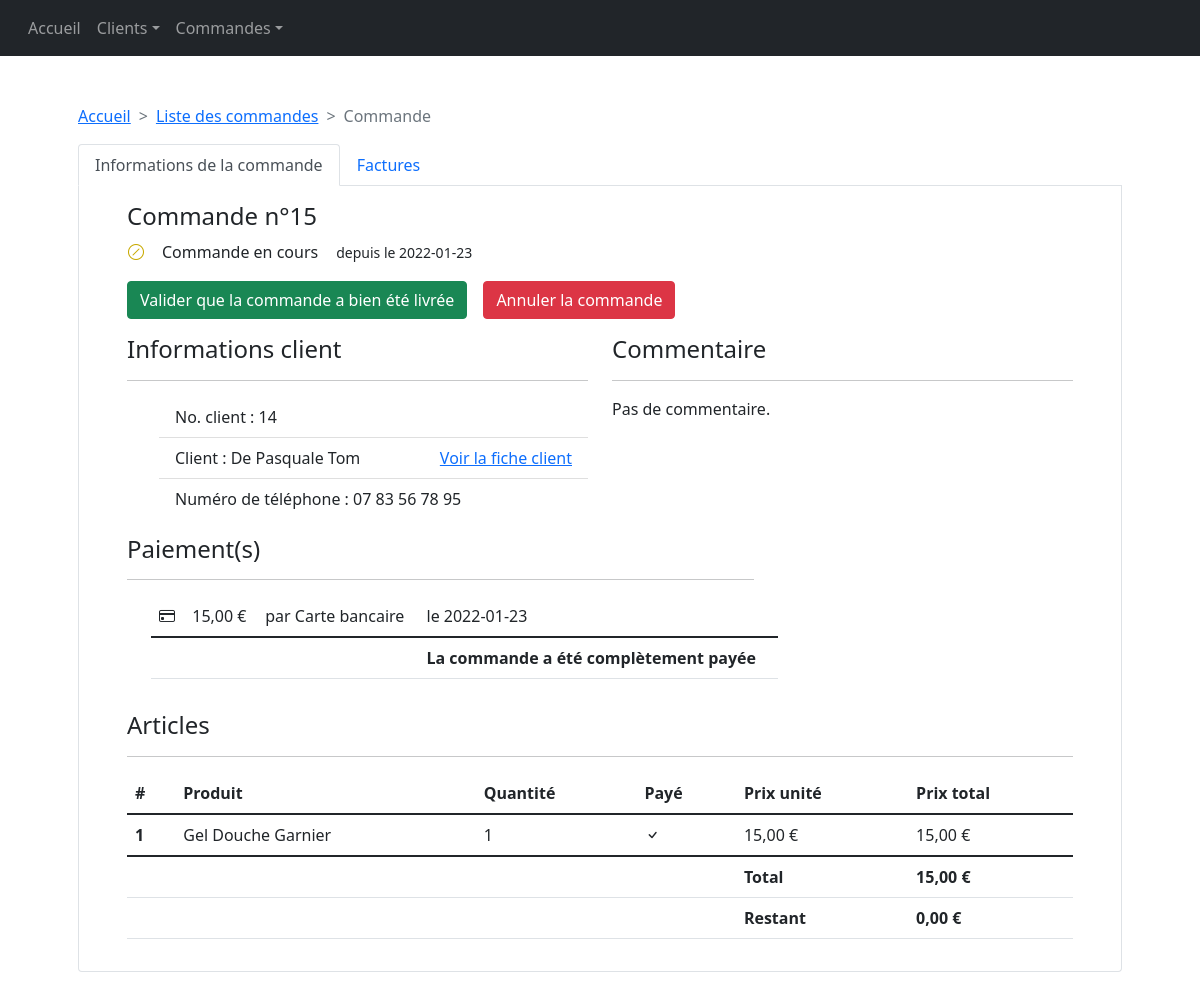
The page /pages/commande.php?id_commande=15 on the database its author committed.
### tables this page shows
CREATE TABLE IF NOT EXISTS `commande` (
  `id_commande` int(11) NOT NULL AUTO_INCREMENT,
  `id_status_commande` int(11) DEFAULT NULL,
  `id_client` int(11) DEFAULT NULL,
  `date_passage` date DEFAULT NULL,
  `date_validation` date DEFAULT NULL,
  `date_cloture` date DEFAULT NULL,
  PRIMARY KEY (`id_commande`),
  KEY `id_status_commande` (`id_status_commande`),
  KEY `id_client` (`id_client`)
);

CREATE TABLE IF NOT EXISTS `client` (
  `id_client` int(11) NOT NULL AUTO_INCREMENT,
  `id_grade` int(11) DEFAULT NULL,
  `nom` varchar(20) DEFAULT NULL,
  `prenom` varchar(20) DEFAULT NULL,
  `remise_future` int(11) DEFAULT NULL,
  `adherent` tinyint(1) DEFAULT NULL,
  PRIMARY KEY (`id_client`),
  KEY `id_grade` (`id_grade`)
);

CREATE TABLE IF NOT EXISTS `numerotelephone` (
  `id_numero_telephone` int(11) NOT NULL AUTO_INCREMENT,
  `id_client` int(11) DEFAULT NULL,
  `numero` varchar(20) DEFAULT NULL,
  PRIMARY KEY (`id_numero_telephone`),
  KEY `id_client` (`id_client`)
);

CREATE TABLE IF NOT EXISTS `paiement` (
  `id_paiement` int(11) NOT NULL AUTO_INCREMENT,
  `id_commande` int(11) DEFAULT NULL,
  `id_facture` int(11) DEFAULT NULL,
  `id_type_paiement` int(20) NOT NULL,
  `montant` int(11) DEFAULT NULL,
  `date_paiement` date DEFAULT NULL,
  PRIMARY KEY (`id_paiement`),
  KEY `id_commande` (`id_commande`),
  KEY `id_type_paiement` (`id_type_paiement`)
);

CREATE TABLE IF NOT EXISTS `typepaiement` (
  `id_type_paiement` int(11) NOT NULL AUTO_INCREMENT,
  `type_paiement` varchar(30) DEFAULT NULL,
  PRIMARY KEY (`id_type_paiement`)
);

CREATE TABLE IF NOT EXISTS `article` (
  `id_article` int(11) NOT NULL AUTO_INCREMENT,
  `id_status_article` int(11) DEFAULT NULL,
  `intitule` varchar(30) NOT NULL,
  `prix_unitaire` int(11) DEFAULT NULL,
  `promotion` int(11) DEFAULT NULL,
  `valeur_points` int(11) DEFAULT NULL,
  PRIMARY KEY (`id_article`),
  KEY `id_status_article` (`id_status_article`)
);

CREATE TABLE IF NOT EXISTS `itemcommande` (
  `id_item_commande` int(11) NOT NULL AUTO_INCREMENT,
  `id_commande` int(11) DEFAULT NULL,
  `id_status_item_commande` int(11) DEFAULT NULL,
  `id_article` int(11) DEFAULT NULL,
  `quantite` int(11) DEFAULT NULL,
  `prix_vendu` int(11) DEFAULT NULL,
  `id_facture` int(1) DEFAULT NULL,
  PRIMARY KEY (`id_item_commande`),
  KEY `id_commande` (`id_commande`),
  KEY `id_status_item_commande` (`id_status_item_commande`),
  KEY `id_article` (`id_article`)
);

### lib/Client.php (called while the page is built, shortened)
<?php
function creerClient($id_client) {
    $query = "SELECT
       nom,
       prenom,
       intitule_grade,
       facebook,
       instagram,
       email,
       remise_future,
       adherent
        FROM client NATURAL JOIN contact NATURAL JOIN numerotelephone NATURAL JOIN grade WHERE id_client = " . $id_client;
    $db = creerConnexion();
    $requeteClient = $db->query($query);
    if($requeteClient) {
        while($client = mysqli_fetch_array($requeteClient)){
            $clientObj = new Client(
                $id_client,
                $client["nom"],
                $client["prenom"],
                $client["intitule_grade"],
                $client["facebook"],
                $client["instagram"],
                $client["email"],
                $client["remise_future"],
                $client["adherent"]);
            $clientObj->recupererAdresses($db);
            $clientObj->recupererNumeros($db);
            return $clientObj;
        }
    } else {
        echo '<p class="text-danger">' . $db->error . '</p>';
    }
}
class NumeroTelephone
{
    public function __construct($id, $numero) {
        $this->numero = $numero;
    }
}
class Client
{
    public $nom;
    public $prenom;
    public $id;
    public function __construct($id, $nom, $prenom, $grade, $facebook, $instagram, $email, $remise_future, $adherant)
    {
        $this->id = $id;
        $this->nom = $nom;
        $this->prenom = $prenom;
        $db = creerConnexion();
        $req = "SELECT SUM(montant) AS total FROM paiement NATURAL JOIN commande WHERE id_client = " . $id . " GROUP BY id_client";
        $response = $db->query($req);
        if(!$response) {
            echo '<p>Erreur : ' . $db->error . '</p>';
        } else {
            while($paiement = $response->fetch_assoc()) {
                $this->total_depense = $paiement["total"];
            }
        }
    }
    public function recupererNumeros($db) {
        $reqTelephone = "SELECT id_numero_telephone, numero FROM numerotelephone WHERE id_client = " . $this->id;
        if($reponseTelephones = $db->query($reqTelephone)) {
            while ($numero = $reponseTelephones->fetch_assoc()) {
                $numeroObj = new NumeroTelephone($numero["id_numero_telephone"], $numero["numero"]);
            }
        } else {
            echo '<p class="text-danger">Erreur : '. $db->error .'</p>';
        }
    }
    public function recupererAdresses($db) {
        $reqAdresse = "SELECT id_adresse, numero, rue, ville, code_postal FROM adresse WHERE id_client = " . $this->id;
        if($reponseAdresses = $db->query($reqAdresse)) {
            while ($adresse = $reponseAdresses->fetch_assoc()) {
                $adresseObj = new Adresse($adresse["id_adresse"], $adresse["numero"], $adresse["rue"], $adresse["code_postal"], $adresse["ville"]);
            }
        } else {
            echo '<p class="text-danger">Erreur : '. $db->error .'</p>';
        }
    }
        ?>
        <?php
    public function getNomPrenom() {
        return $this->nom . " " . $this->prenom;
    }
}

### lib/Utils.php (called while the page is built)
<?php
function formaterPrix($amount) {
    $fmt = new NumberFormatter("fr_FR", NumberFormatter::CURRENCY);
    return $fmt->formatCurrency($amount, "EUR");
}

### pages/includes/commande/informations.php (shortened to what this page needs)
<div class="row">
    <div class="col">
        <table class="mb-3">
            <h4>Commande <span>n°<?php echo $commande->getId(); ?></span></h4>
            <tr>
                <td><?php $commande->afficherIconeStatut(); ?></td>
                <td><?php $commande->afficherNomStatut(); ?></td>
                <td><?php $commande->afficherDerniereDate(); ?></td>
            </tr>
        </table>
        <?php
        switch($commande->recupererStatus()) {
            case StatutCommande::en_cours:
                echo "<a href='../lib/changer_statut_commande.php?id_commande=". $commande->getId() ."&statut_actuel=". $commande->recupererStatus() ."' class='btn btn-success me-3'>Valider que la commande a bien été livrée</a>";
                echo '<a href="../lib/annuler_commande.php?id_commande='. $commande->getId() .'" class="btn btn-danger me-3">Annuler la commande</a>';
                break;
        }
        ?>
    </div>
</div>
<div class="row mt-3">
    <div class="col"><?php $commande->afficherInfosClient(); ?></div>
    <div class="col">
        <h4>Commentaire</h4>
        <hr>
        <p>
            <?php echo (empty($commande->commentaire)) ? "Pas de commentaire" : $commande->commentaire; ?>
        </p>
    </div>
</div>
<div class="row">
    <div class="col-auto">
        <h4>Paiement(s)</h4>
        <hr>
        <table class="table ms-4">
            <tbody>
            <?php
            $req = "SELECT id_type_paiement, type_paiement, montant, date_paiement FROM paiement NATURAL JOIN typepaiement WHERE id_commande = " . $commande->id;
            $result = $db->query($req);
            $total_paye = 0;
            while($paiement = $result->fetch_assoc()) {
                $total_paye += $paiement["montant"];
                echo '<tr>';
                echo '<td>';
                switch ($paiement["id_type_paiement"]) {
                    case 3:
                        echo '<i class="bi bi-credit-card"></i>';
                        break;
                }
                echo '</td>';
                echo '<td>'. formaterPrix($paiement["montant"]) .'</td>';
                echo '<td>par ' . $paiement["type_paiement"] . '</td>';
                echo '<td>le ' . $paiement["date_paiement"] . '</td>';
                echo '</tr>';
            }
            ?>
            </tbody>
            <tfoot>
            <tr>
                <td></td>
                <td></td>
                <td></td>
                <td class="fw-bold">
                    <?php
                    if($total_paye == 0) {
                        echo 'Il n\'y a pas encore eu de paiement, il reste <span class="fw-bold">' . formaterPrix($commande->calculerPrixTotal()) . ' a payer (HT)</span>';
                    } else {
                        if($commande->payee) {
                            echo 'La commande a été complètement payée';
                        } else {
                            echo 'Il reste ' . formaterPrix($commande->calculerPrixRestant()) . ' HT a payer.';
                        }
                    }
                    ?>
                </td>
            </tr>
            </tfoot>
        </table>
    </div>
</div>
<div class="row mt-3">
    <div class="col"><?php $commande->afficherArticles(); ?></div>
</div>

### lib/Commande.php (shortened to what this page needs)
<?php
require_once "Client.php";
require_once "ArticleCommande.php";
require_once "Utils.php";
function creerCommande($id_commande) {
    $db = creerConnexion();
    $request = $db->query("SELECT id_client, id_status_commande FROM commande WHERE id_commande = " . $id_commande);
    while($ligne = mysqli_fetch_array($request)) {
        $commande = new Commande($id_commande, creerClient($ligne['id_client']));
        switch ($ligne["id_status_commande"]) {
            case 1:
                $commande->changerStatut(StatutCommande::en_cours);
                break;
        }
        $commande->ajouterCommentaire("Pas de commentaire.");
        $commande_paye = true;
        $request2 = $db->query("SELECT * FROM itemcommande WHERE id_commande=" . $id_commande);
        while ($ligne2 = mysqli_fetch_array($request2)) {
            $article = mysqli_fetch_array($db->query("SELECT * FROM article WHERE id_article=" . $ligne2['id_article']));
            if($ligne2["id_facture"]) {
                $paye = true;
            } else {
                $paye = false;
                $commande_paye = false;
            }
            $commande->payee = $commande_paye;
            $commande->ajouterArticle(new ArticleCommande($article['id_article'], $article['intitule'], $ligne2['quantite'], $article['prix_unitaire'], $paye));
        }
        $ligne3 = mysqli_fetch_array( $db->query("SELECT date_passage FROM commande WHERE id_commande=" . $id_commande));
        $commande->ajouterDerniereDate($ligne3['date_passage']);
        $request = $db->query("SELECT montant FROM paiement WHERE id_commande = " . $id_commande);
        $montant_paye = 0;
        while($paiement = $request->fetch_assoc()) {
            $montant_paye += $paiement["montant"];
        }
        return $commande;
    }
}
class Commande
{
    public $id;
    private $derniereDate;
    private $statut;
    public $articles = [];
    public $client;
    public function __construct($id, $client)
    {
        $this->id = $id;
        $this->client = $client;
    }
    public function calculerPrixTotal()
    {
        $total = 0;
        foreach($this->articles as $i => $article) {
            $total += $article->recupererTotal();
        }
        return $total;
    }
        ?>
        <?php
    public function afficherIconeStatut()
    {
        switch ($this->statut) {
            case StatutCommande::en_cours:
                echo '<i class="bi bi-slash-circle me-3" style="color: '. StatutCommande::couleur_en_cours .'"></i>';
                break;
        }
    }
    public function afficherNomStatut()
    {
        switch ($this->statut) {
            case StatutCommande::en_cours:
                echo '<span>Commande en cours</span>';
                break;
        }
    }
    public function afficherDerniereDate()
    {
        switch ($this->statut) {
            case StatutCommande::en_cours:
            case StatutCommande::attente_validation:
                echo '<small class="ms-3"> depuis le '. $this->derniereDate .'</small>';
                break;
        }
    }
    public function afficherArticles()
    {
        ?>
        <h4>Articles</h4>
        <hr>
        <table class="table">
            <thead>
                <tr>
                    <th scope="col">#</th>
                    <th scope="col">Produit</th>
                    <th scope="col">Quantité</th>
                    <th scope="col">Payé</th>
                    <th scope="col">Prix unité</th>
                    <th scope="col">Prix total</th>
                </tr>
            </thead>
            <tbody>
            <?php
            foreach ($this->articles as $i => $article) {
                $article->afficherLigneCommande($i + 1);
            }
            ?>
            </tbody>
            <tfoot>
                <tr>
                    <td></td>
                    <td></td>
                    <td></td>
                    <td></td>
                    <td class="fw-bold">Total</td>
                    <td class="fw-bold"><?php echo formaterPrix($this->calculerPrixTotal()); ?></td>
                </tr>
                <tr>
                    <td></td>
                    <td></td>
                    <td></td>
                    <td></td>
                    <td class="fw-bold">Restant</td>
                    <td class="fw-bold"><?php echo formaterPrix($this->calculerPrixRestant()); ?></td>
                </tr>
            </tfoot>
        </table>
        <?php
    }
    public function afficherInfosClient()
    {
        ?>
        <h4>Informations client</h4>
        <hr>
        <ul class="list-group-flush">
            <li class="list-group-item">No. client : <?php echo $this->client->id; ?></li>
            <li class="list-group-item">Client : <?php echo $this->client->getNomPrenom(); ?><a class="float-end" href="fiche_client.php?id_client=<?php echo $this->client->id ?>">Voir la fiche client</a></span> </li>
            <li class="list-group-item">Numéro de téléphone : <?php echo $this->client->numerosTel[0]->numero; ?></li>
        </ul>
        <?php
    }
        ?>
        <?php
    public function changerStatut($statut)
    {
        $this->statut = $statut;
    }
    public function ajouterArticle($article) {
        $this->articles[] = $article;
    }
    public function ajouterCommentaire($commentaire) {
        $this->commentaire = $commentaire;
    }
    public function ajouterDerniereDate($derniereDate) {
        $this->derniereDate= $derniereDate;
    }
    public function getId()
    {
        return $this->id;
    }
    public function recupererStatus()
    {
        return $this->statut;
    }
    public function calculerPrixRestant()
    {
        $total = 0;
        return $total;
    }
}

### lib/ArticleCommande.php (shortened to what this page needs)
<?php
require_once 'Utils.php';
class ArticleCommande
{
    public $intitule = "";
    public $quantite;
    public $prix_unite;
    public $paye = false;
    public function __construct($id, $intitule, $quantite, $prix_unite, $paye)
    {
        $this->intitule = $intitule;
        $this->quantite = $quantite;
        $this->prix_unite = $prix_unite;
        $this->paye = $paye;
    }
    public function afficherLigneCommande($i) {
        ?>
        <tr>
            <th scope="row"><?php echo $i; ?></th>
            <td><?php echo $this->intitule; ?></td>
            <td><?php echo $this->quantite; ?></td>
            <td><?php echo ($this->paye) ? '<i class="bi bi-check"></i>' : '<i class="bi bi-x"></i>' ?></td>
            <td><?php echo formaterPrix($this->prix_unite); ?></td>
            <td><?php echo formaterPrix($this->recupererTotal()); ?></td>
        </tr>
        <?php
    }
        ?>
        <?php
    public function recupererTotal() {
        return $this->prix_unite * $this->quantite;
    }
}

### rows shown on the page
commande: date_passage "2022-01-23", id_client "14"
client: $this->client->getNomPrenom() "De Pasquale Tom"
numerotelephone: numero "07 83 56 78 95"
paiement: montant "15,00 €", id_type_paiement.type_paiement "Carte bancaire", date_paiement "2022-01-23"
article: i "1", intitule "Gel Douche Garnier", prix_unitaire "15,00 €", prix_unitaire.quantite "15,00 €"
itemcommande: quantite "1"

### other values the page prints
$commande->getId() "15"
$commande->commentaire "Pas de commentaire."
formaterPrix($this->calculerPrixTotal()) "15,00 €"
formaterPrix($this->calculerPrixRestant()) "0,00 €"
